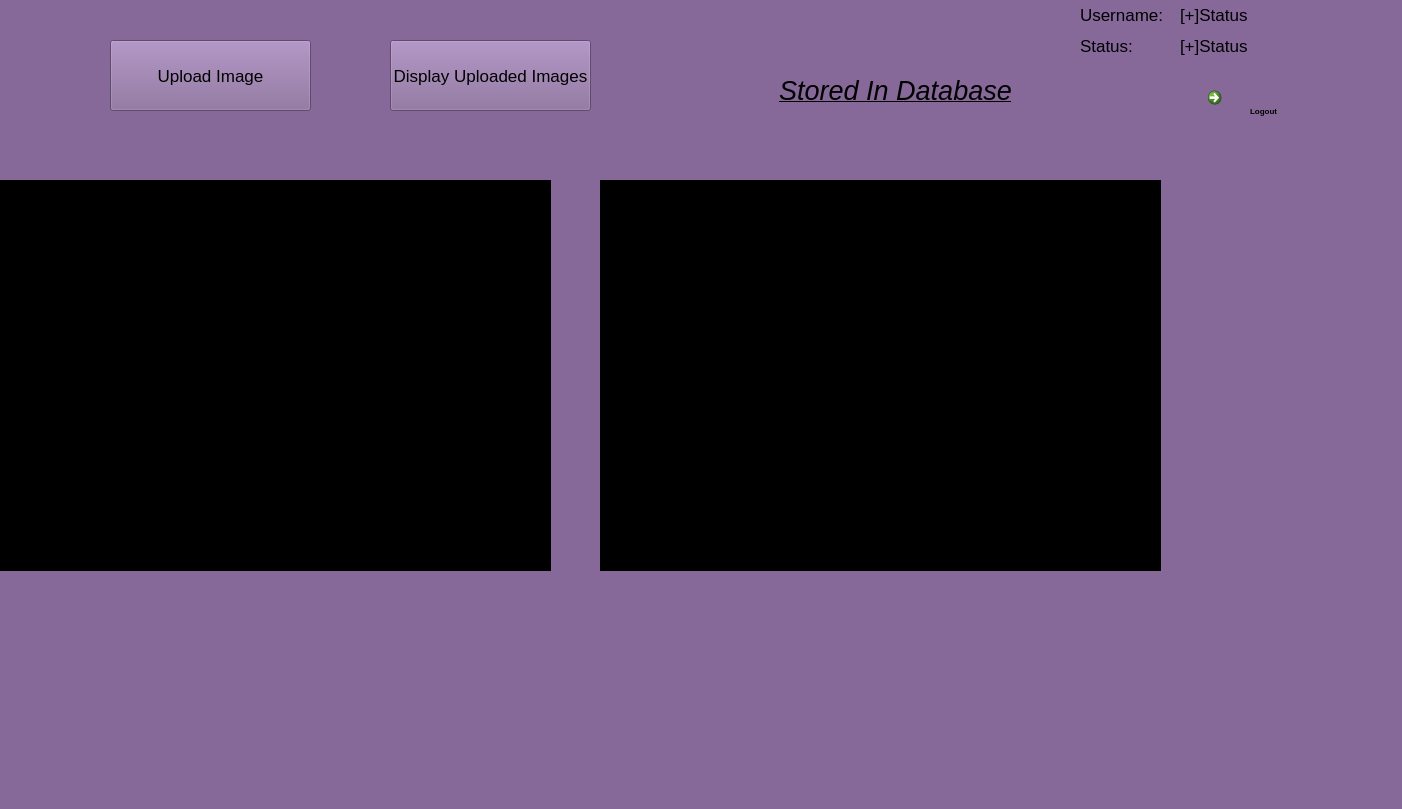
<?xml version="1.0" encoding="UTF-8"?>
<ui version="4.0">
 <class>UserAccount</class>
 <widget class="QWidget" name="UserAccount">
  <property name="geometry">
   <rect>
    <x>0</x>
    <y>0</y>
    <width>1402</width>
    <height>809</height>
   </rect>
  </property>
  <property name="windowTitle">
   <string>From</string>
  </property>
  <property name="styleSheet">
   <string notr="true">background-color: rgb(134, 104, 153);
</string>
  </property>
  <widget class="QStatusBar" name="statusbar">
   <property name="geometry">
    <rect>
     <x>0</x>
     <y>0</y>
     <width>3</width>
     <height>22</height>
    </rect>
   </property>
  </widget>
  <widget class="QPushButton" name="browse_Image">
   <property name="geometry">
    <rect>
     <x>110</x>
     <y>40</y>
     <width>201</width>
     <height>71</height>
    </rect>
   </property>
   <property name="font">
    <font>
     <pointsize>13</pointsize>
    </font>
   </property>
   <property name="styleSheet">
    <string notr="true">background-color: rgb(134, 104, 153);</string>
   </property>
   <property name="text">
    <string>Upload Image</string>
   </property>
  </widget>
  <widget class="QPushButton" name="this_Account_Display">
   <property name="geometry">
    <rect>
     <x>390</x>
     <y>40</y>
     <width>201</width>
     <height>71</height>
    </rect>
   </property>
   <property name="font">
    <font>
     <pointsize>13</pointsize>
    </font>
   </property>
   <property name="styleSheet">
    <string notr="true">background-color: rgb(134, 104, 153);</string>
   </property>
   <property name="text">
    <string>Display Uploaded Images</string>
   </property>
  </widget>
  <widget class="QLabel" name="DisplayBrowse_bt">
   <property name="geometry">
    <rect>
     <x>0</x>
     <y>180</y>
     <width>551</width>
     <height>391</height>
    </rect>
   </property>
   <property name="styleSheet">
    <string notr="true">background-color: rgb(0, 0, 0);</string>
   </property>
   <property name="text">
    <string/>
   </property>
  </widget>
  <widget class="QCommandLinkButton" name="handle_LogOut">
   <property name="geometry">
    <rect>
     <x>1200</x>
     <y>80</y>
     <width>131</width>
     <height>61</height>
    </rect>
   </property>
   <property name="font">
    <font>
     <pointsize>15</pointsize>
    </font>
   </property>
   <property name="text">
    <string/>
   </property>
   <property name="icon">
    <iconset>
     <normaloff>../../../Downloads/png-transparent-computer-icons-login-logo-logout-emblem-trademark-logo.png</normaloff>../../../Downloads/png-transparent-computer-icons-login-logo-logout-emblem-trademark-logo.png</iconset>
   </property>
   <property name="iconSize">
    <size>
     <width>80</width>
     <height>50</height>
    </size>
   </property>
  </widget>
  <widget class="QLabel" name="label_3">
   <property name="geometry">
    <rect>
     <x>1250</x>
     <y>100</y>
     <width>31</width>
     <height>21</height>
    </rect>
   </property>
   <property name="font">
    <font>
     <family>Segoe UI</family>
     <pointsize>6</pointsize>
     <italic>false</italic>
     <bold>true</bold>
    </font>
   </property>
   <property name="styleSheet">
    <string notr="true">font: 700 6pt &quot;Segoe UI&quot;;</string>
   </property>
   <property name="text">
    <string>Logout</string>
   </property>
  </widget>
  <widget class="QLabel" name="Database_Displayed">
   <property name="geometry">
    <rect>
     <x>600</x>
     <y>180</y>
     <width>561</width>
     <height>391</height>
    </rect>
   </property>
   <property name="styleSheet">
    <string notr="true">background-color: rgb(0, 0, 0);</string>
   </property>
   <property name="text">
    <string/>
   </property>
  </widget>
  <widget class="QLabel" name="label_4">
   <property name="geometry">
    <rect>
     <x>720</x>
     <y>70</y>
     <width>351</width>
     <height>41</height>
    </rect>
   </property>
   <property name="font">
    <font>
     <pointsize>20</pointsize>
     <italic>true</italic>
     <underline>true</underline>
    </font>
   </property>
   <property name="styleSheet">
    <string notr="true">background-color: rgb(134, 104, 153);</string>
   </property>
   <property name="text">
    <string>Stored In Database</string>
   </property>
   <property name="alignment">
    <set>Qt::AlignCenter</set>
   </property>
  </widget>
  <widget class="QLabel" name="label_2">
   <property name="geometry">
    <rect>
     <x>1080</x>
     <y>0</y>
     <width>103</width>
     <height>30</height>
    </rect>
   </property>
   <property name="font">
    <font>
     <pointsize>13</pointsize>
    </font>
   </property>
   <property name="styleSheet">
    <string notr="true">background-color: rgb(134, 104, 153);</string>
   </property>
   <property name="text">
    <string>Username:</string>
   </property>
  </widget>
  <widget class="QLabel" name="user">
   <property name="geometry">
    <rect>
     <x>1180</x>
     <y>0</y>
     <width>211</width>
     <height>30</height>
    </rect>
   </property>
   <property name="font">
    <font>
     <pointsize>13</pointsize>
    </font>
   </property>
   <property name="styleSheet">
    <string notr="true">background-color: rgb(134, 104, 153);</string>
   </property>
   <property name="text">
    <string>[+]Status</string>
   </property>
  </widget>
  <widget class="QLabel" name="Status">
   <property name="geometry">
    <rect>
     <x>1180</x>
     <y>30</y>
     <width>211</width>
     <height>31</height>
    </rect>
   </property>
   <property name="font">
    <font>
     <pointsize>13</pointsize>
    </font>
   </property>
   <property name="styleSheet">
    <string notr="true">background-color: rgb(134, 104, 153);</string>
   </property>
   <property name="text">
    <string>[+]Status</string>
   </property>
  </widget>
  <widget class="QLabel" name="label">
   <property name="geometry">
    <rect>
     <x>1080</x>
     <y>30</y>
     <width>101</width>
     <height>31</height>
    </rect>
   </property>
   <property name="font">
    <font>
     <pointsize>13</pointsize>
    </font>
   </property>
   <property name="styleSheet">
    <string notr="true">background-color: rgb(134, 104, 153);</string>
   </property>
   <property name="text">
    <string>Status:</string>
   </property>
  </widget>
  <zorder>handle_LogOut</zorder>
  <zorder>statusbar</zorder>
  <zorder>browse_Image</zorder>
  <zorder>this_Account_Display</zorder>
  <zorder>DisplayBrowse_bt</zorder>
  <zorder>label_3</zorder>
  <zorder>Database_Displayed</zorder>
  <zorder>label_4</zorder>
  <zorder>label_2</zorder>
  <zorder>user</zorder>
  <zorder>Status</zorder>
  <zorder>label</zorder>
 </widget>
 <resources/>
 <connections/>
</ui>
